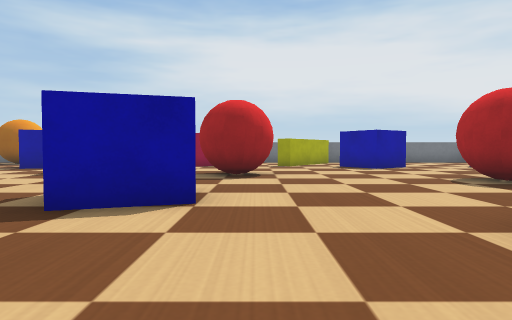
view 1 (above)

24 first-person views from a walk through a world built for the Webots simulator. The camera is 0.07 m above the floor, tilts 2° down and sees 75° across. The floor is counted in squares, 0.1 m on a side. Each view is taken from the middle of a square. On the plan, view 1 faces up. The plan holds only what a view shows up to about 11 squares ahead; the rest is blank. Robots are left out. Simple shapes and patterns stand in for the simulator's stock objects.

view 2
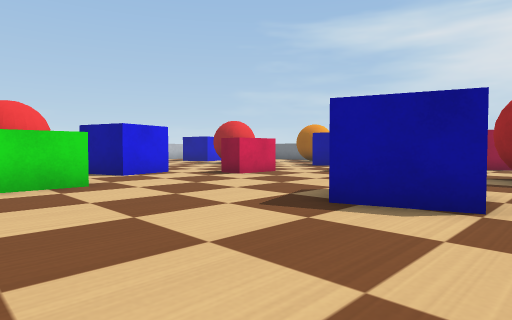

view 3
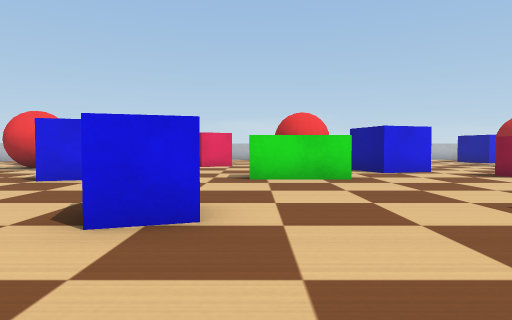

view 4
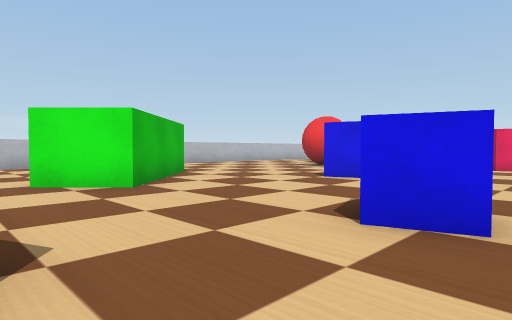

view 5
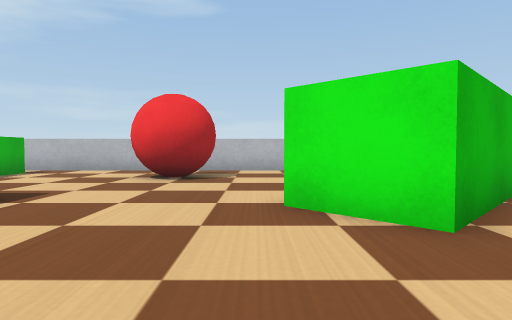

view 6
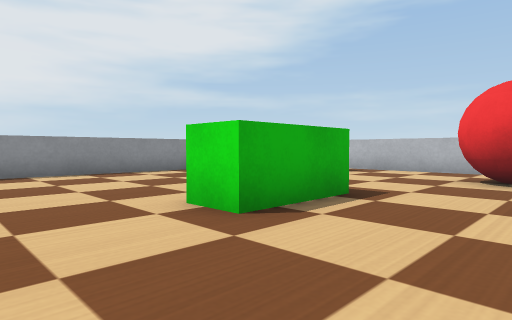

view 7
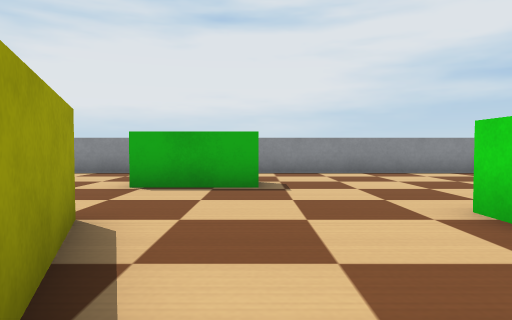

view 8
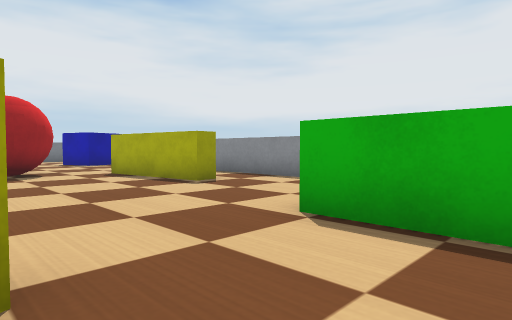

view 9
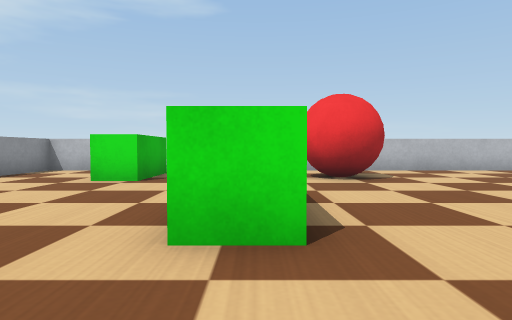

view 10
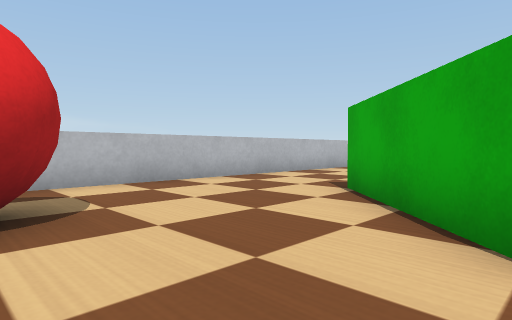

view 11
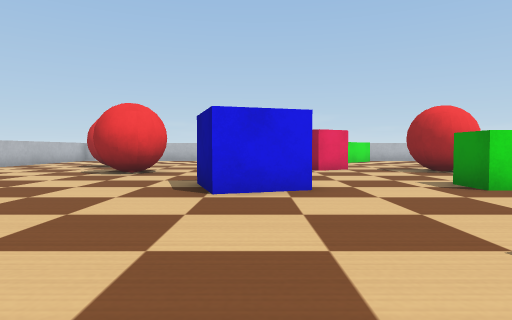

view 12
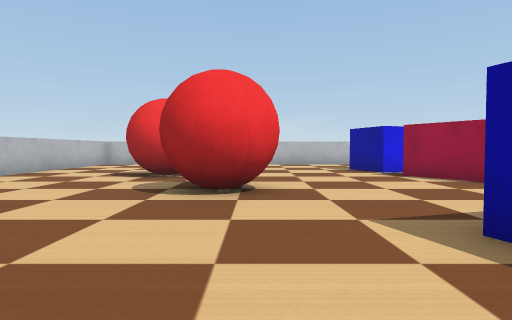

view 13
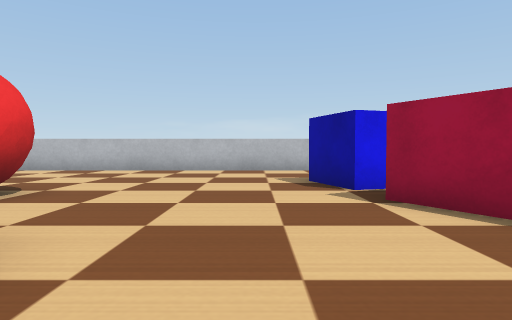

view 14
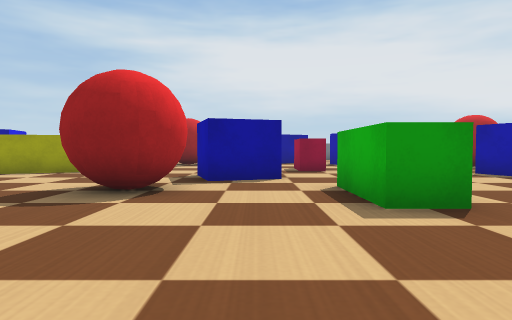

view 15
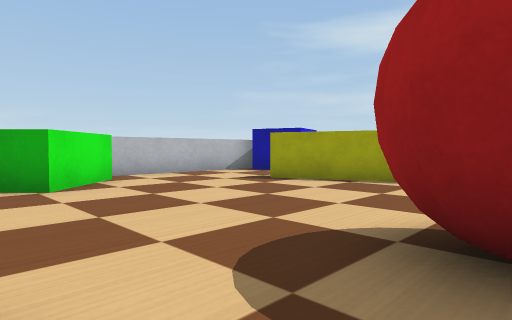

view 16
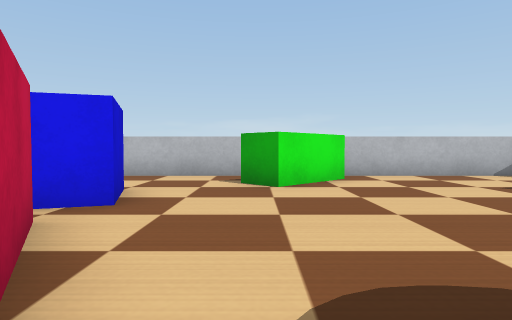

view 17
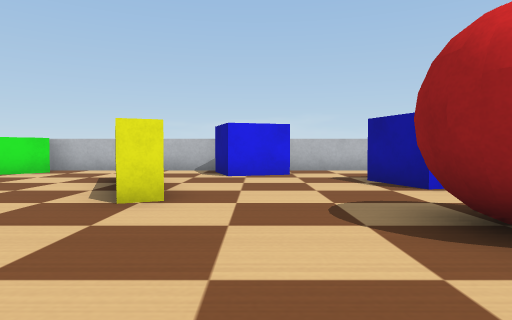

view 18
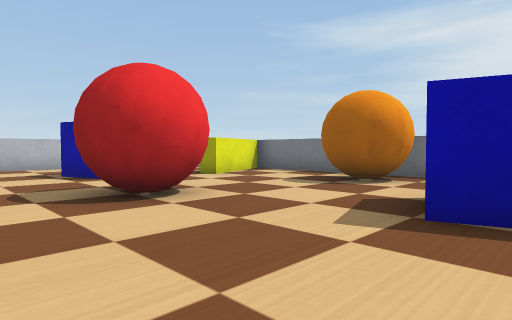

view 19
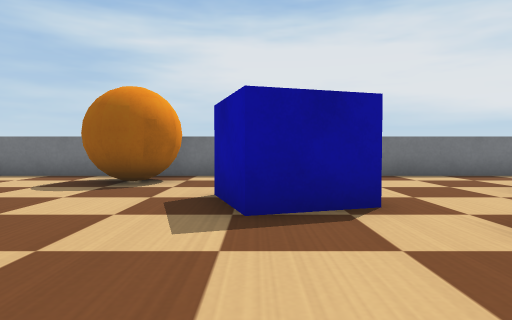

view 20
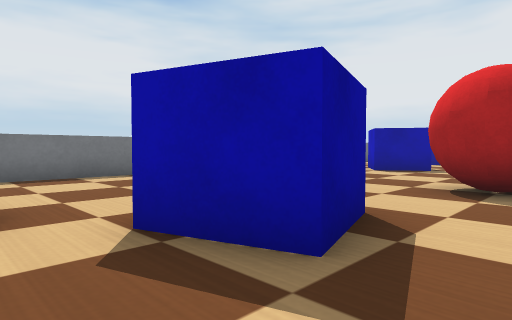

view 21
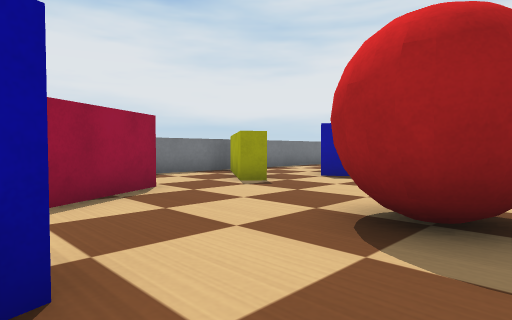

view 22
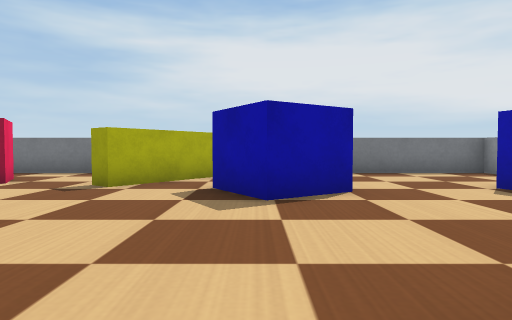

view 23
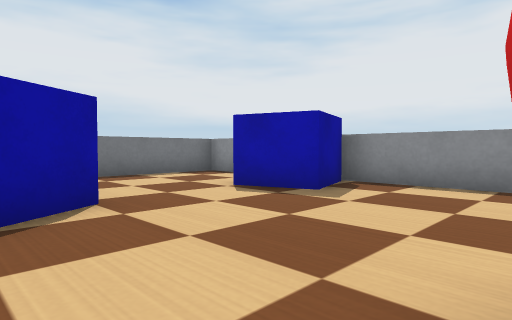

view 24
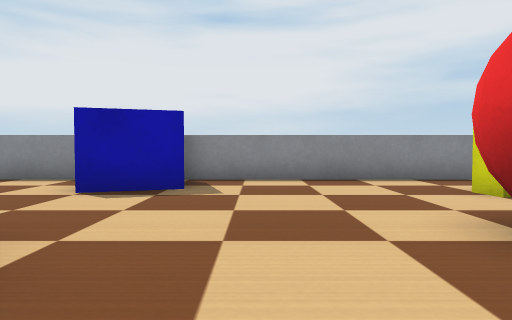

### Floor plan
Key: @ floor where view 1 was taken; # wall or solid block; . floor; B ball; L blue box; R red box; G green box.
Columns run from 20 left of view 1 to 11 right of it. Each row starts with its distance up from view 1.
 17      #######  ##########   #####
 16      #...  .  .........#   ....#
 15      #...BB.  ........##. .....#
 14      #...B..  ... RR.##.. .....#
 13      .......LL...RR..#.LL ..L  #
 12 #      .....LL.. .......LL...LL#
 11 #...LL. BB.....L ............L.#
 10 #...... BB.....LL..B ..........#
  9 #.L............L...BB..........#
  8 # L................BB....BB....#
  7 #LL..........R...  ......BB....#
  6 #...###......R...  ......B..#..#
  5 #...#.....LL.....L  ........#..#
  4 #.........LL......LL.... ...#..#
  3 #.........L............  ...#..#
  2 #G...... BB..G........   ......#
  1 # G.....BB...G........   ......#
  0 #.GG.........G......@.  .......
 -1 #.......R........LL..  ##..G
 -2 #...LLRRR........L... ##...G
 -3 #..  L.R.....L.............G ..#
 -4 #...L.......  L................#
 -5 #............L.................#
 -6 #.................G.....G......#
 -7 #........BB......GGG....G......#
 -8 #........BB.....GGGG...........#
 -9 #.....BB...... .GGG............#
-10 #.....BB.....   .G....B....G..
-11 #..........    ......BBB...G...
-12 #.  ......   ......... ....G ..#
-13     ....     ............... ..#
-14     ###      ###################

Where each view was taken, in squares from view 1:
view 1: 0 up, 0 right, facing up
view 2: 0 up, 0 right, facing up-left
view 3: 0 up, 1 right, facing left
view 4: 0 up, 1 right, facing down-left
view 5: 3 down, 0 right, facing down
view 6: 3 down, 1 right, facing down-right
view 7: 3 down, 1 right, facing right
view 8: 3 down, 4 right, facing up-right
view 9: 3 down, 4 right, facing down
view 10: 7 down, 2 right, facing down-left
view 11: 4 down, 1 left, facing left
view 12: 7 down, 5 left, facing left
view 13: 5 down, 9 left, facing left
view 14: 4 down, 9 left, facing up
view 15: 1 down, 11 left, facing up-left
view 16: 0 up, 11 left, facing left
view 17: 8 up, 9 left, facing left
view 18: 8 up, 7 left, facing up-left
view 19: 8 up, 8 left, facing up
view 20: 8 up, 7 left, facing up-right
view 21: 8 up, 4 left, facing up-right
view 22: 7 up, 4 right, facing up
view 23: 8 up, 4 right, facing up-right
view 24: 10 up, 3 right, facing right
